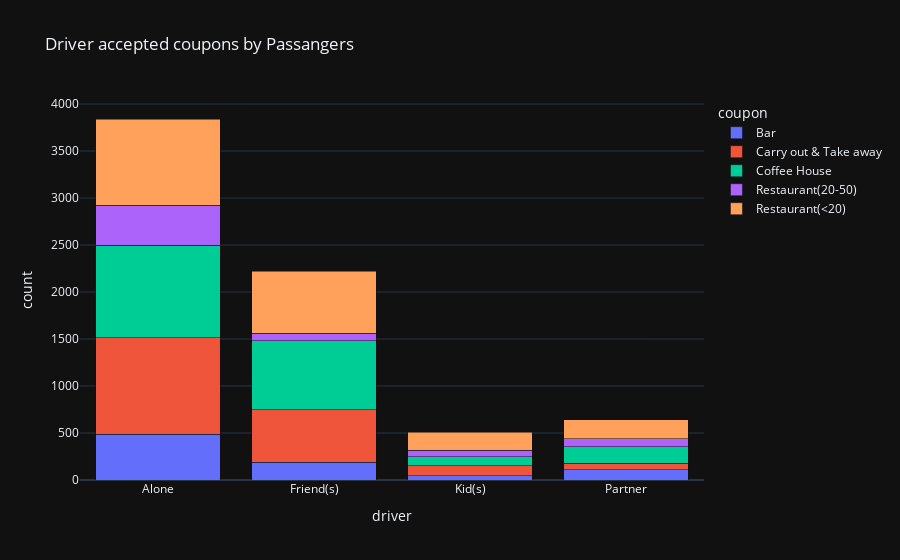

The code cell stored with this chart in its notebook:
### Markdown cell above
### Independent Investigation

Using the bar coupon example as motivation, you are to explore one of the other coupon groups and try to determine the characteristics of passengers who accept the coupons.

### Code cell
data = df_new.loc[df_new['Y'] == 1].groupby(['coupon','passanger','Y'])[['income']].count().reset_index()
data.rename(columns={'income':'count', 'passanger':'driver'}, inplace=True)
fig4=px.bar(data, x="driver", y='count', color='coupon' ,barmode = 'stack', title='Driver accepted coupons by Passangers')
fig4.show()

### Figure 1 — Plotly figure (JSON) as saved in the notebook; plotly's stock layout.template omitted (floating-point values rounded to 4 significant figures)
{"data": [{"alignmentgroup": "True", "hovertemplate": "coupon=Bar<br>driver=%{x}<br>count=%{y}<extra></extra>", "legendgroup": "Bar", "marker": {"color": "#636efa", "pattern": {"shape": ""}}, "name": "Bar", "offsetgroup": "Bar", "orientation": "v", "showlegend": true, "textposition": "auto", "x": ["Alone", "Friend(s)", "Kid(s)", "Partner"], "xaxis": "x", "y": [489, 188, 43, 107], "yaxis": "y", "type": "bar"}, {"alignmentgroup": "True", "hovertemplate": "coupon=Carry out & Take away<br>driver=%{x}<br>count=%{y}<extra></extra>", "legendgroup": "Carry out & Take away", "marker": {"color": "#EF553B", "pattern": {"shape": ""}}, "name": "Carry out & Take away", "offsetgroup": "Carry out & Take away", "orientation": "v", "showlegend": true, "textposition": "auto", "x": ["Alone", "Friend(s)", "Kid(s)", "Partner"], "xaxis": "x", "y": [1022, 560, 107, 71], "yaxis": "y", "type": "bar"}, {"alignmentgroup": "True", "hovertemplate": "coupon=Coffee House<br>driver=%{x}<br>count=%{y}<extra></extra>", "legendgroup": "Coffee House", "marker": {"color": "#00cc96", "pattern": {"shape": ""}}, "name": "Coffee House", "offsetgroup": "Coffee House", "orientation": "v", "showlegend": true, "textposition": "auto", "x": ["Alone", "Friend(s)", "Kid(s)", "Partner"], "xaxis": "x", "y": [988, 733, 100, 174], "yaxis": "y", "type": "bar"}, {"alignmentgroup": "True", "hovertemplate": "coupon=Restaurant(20-50)<br>driver=%{x}<br>count=%{y}<extra></extra>", "legendgroup": "Restaurant(20-50)", "marker": {"color": "#ab63fa", "pattern": {"shape": ""}}, "name": "Restaurant(20-50)", "offsetgroup": "Restaurant(20-50)", "orientation": "v", "showlegend": true, "textposition": "auto", "x": ["Alone", "Friend(s)", "Kid(s)", "Partner"], "xaxis": "x", "y": [426, 78, 65, 89], "yaxis": "y", "type": "bar"}, {"alignmentgroup": "True", "hovertemplate": "coupon=Restaurant(<20)<br>driver=%{x}<br>count=%{y}<extra></extra>", "legendgroup": "Restaurant(<20)", "marker": {"color": "#FFA15A", "pattern": {"shape": ""}}, "name": "Restaurant(<20)", "offsetgroup": "Restaurant(<20)", "orientation": "v", "showlegend": true, "textposition": "auto", "x": ["Alone", "Friend(s)", "Kid(s)", "Partner"], "xaxis": "x", "y": [916, 662, 193, 199], "yaxis": "y", "type": "bar"}], "layout": {"xaxis": {"anchor": "y", "domain": [0.0, 1.0], "title": {"text": "driver"}}, "yaxis": {"anchor": "x", "domain": [0.0, 1.0], "title": {"text": "count"}}, "legend": {"title": {"text": "coupon"}, "tracegroupgap": 0}, "title": {"text": "Driver accepted coupons by Passangers"}, "barmode": "stack"}}
